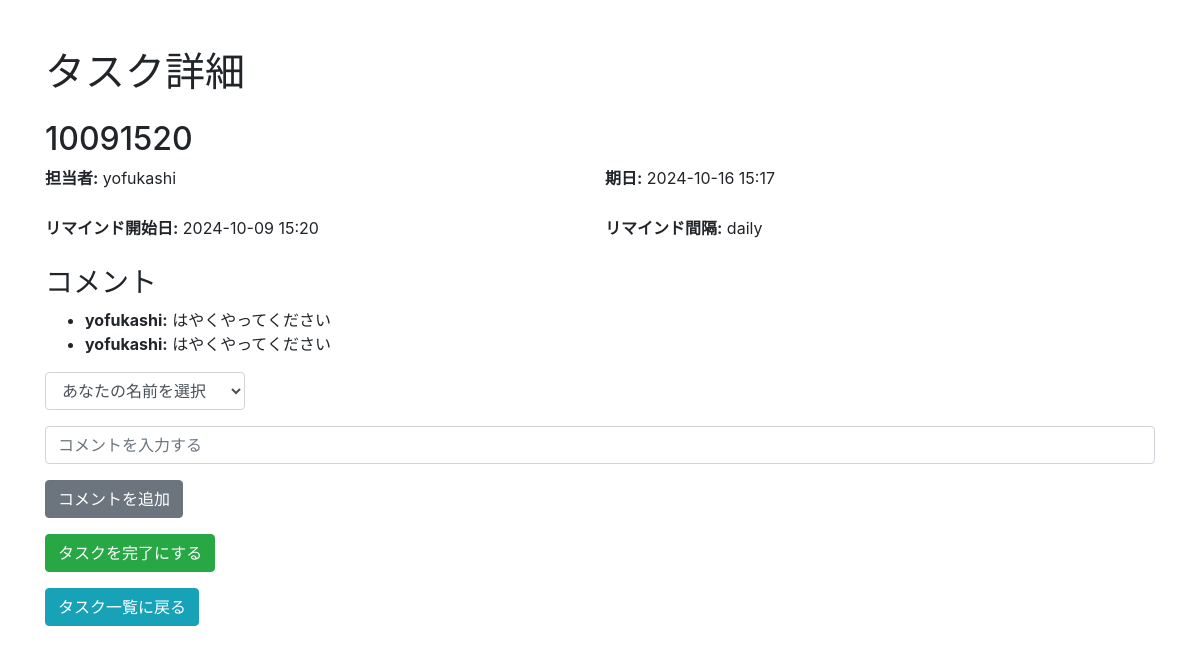
Page /task_detail/1 on the earlier database version.
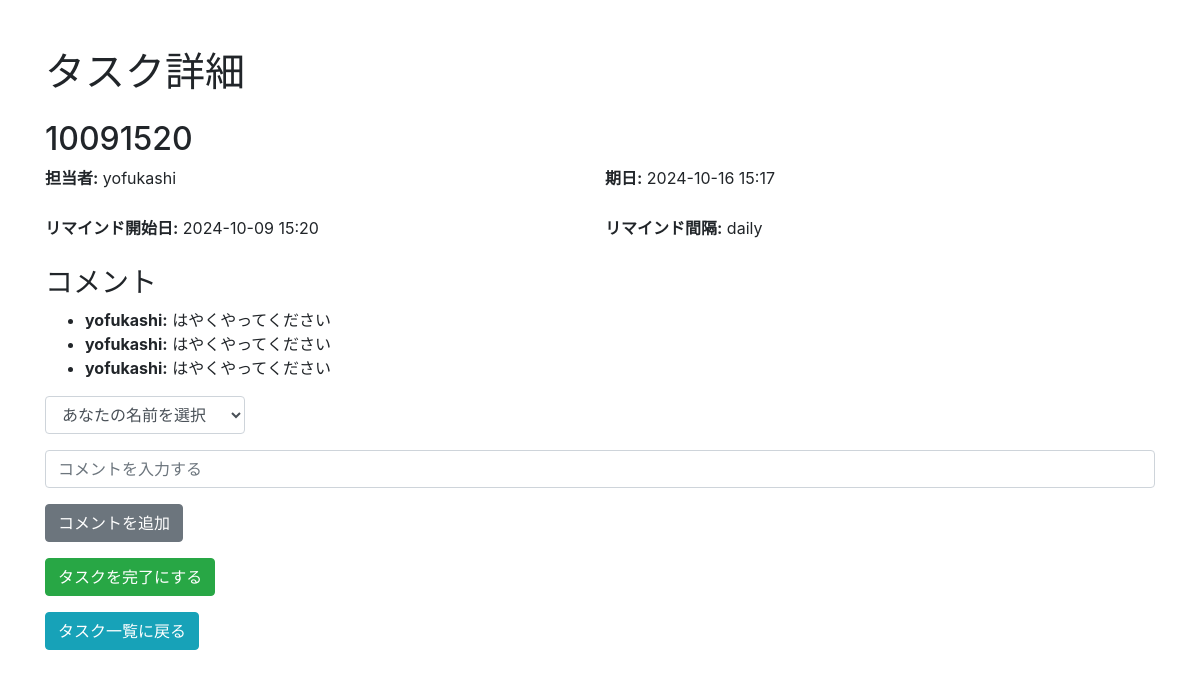
Same page on the later database version.
### models.py (models this page shows)
class Task(db.Model):
    id = db.Column(db.Integer, primary_key=True)
    title = db.Column(db.String(100), nullable=False)
    due_date = db.Column(db.DateTime, nullable=False)
    requester_id = db.Column(db.Integer, db.ForeignKey('user.id'), nullable=False)
    assignee_id = db.Column(db.Integer, db.ForeignKey('user.id'), nullable=False)
    remind_start_date = db.Column(db.DateTime, nullable=False)
    remind_interval = db.Column(db.String(10), nullable=False)
    is_completed = db.Column(db.Boolean, default=False)
    requester = db.relationship('User', foreign_keys=[requester_id], backref='requested_tasks')
    assignee = db.relationship('User', foreign_keys=[assignee_id], backref='assigned_tasks')

class User(db.Model):
    id = db.Column(db.Integer, primary_key=True)
    username = db.Column(db.String(100), unique=True, nullable=False)
    email = db.Column(db.String(120), unique=True, nullable=False)
    team_id = db.Column(db.Integer, db.ForeignKey('team.id'), nullable=False)

class Comment(db.Model):
    id = db.Column(db.Integer, primary_key=True)
    task_id = db.Column(db.Integer, db.ForeignKey('task.id'), nullable=False)
    user_id = db.Column(db.Integer, db.ForeignKey('user.id'), nullable=False)
    content = db.Column(db.String(500), nullable=False)
    user = db.relationship('User', backref='comments')

### routes.py (the view)
@main.route('/task_detail/<int:task_id>')
def task_detail(task_id):
    task = Task.query.get(task_id)
    comments = Comment.query.filter_by(task_id=task_id).all()
    return render_template('task_detail.html', task=task, comments=comments)

### templates/task_detail.html (shortened to what this page needs)
<!DOCTYPE html>
<html lang="ja">
<head>
    <link rel="stylesheet" href="https://stackpath.bootstrapcdn.com/bootstrap/4.5.2/css/bootstrap.min.css">
</head>
<body>
    <div class="container mt-5">
        <h1 class="mb-4">タスク詳細</h1>
        <h2>{{ task.title }}</h2>
        <div class="row-flex">
            <div class="col-half">
                <p><strong>担当者:</strong> {{ task.assignee.username }}</p>
            </div>
            <div class="col-half">
                <p><strong>期日:</strong> {{ task.due_date.strftime('%Y-%m-%d %H:%M') }}</p>
            </div>
        </div>
        <div class="row-flex">
            <div class="col-half">
                <p><strong>リマインド開始日:</strong> {{ task.remind_start_date.strftime('%Y-%m-%d %H:%M') }}</p>
            </div>
            <div class="col-half">
                <p><strong>リマインド間隔:</strong> {{ task.remind_interval }}</p>
            </div>
        </div>
        <h3>コメント</h3>
        <ul>
            {% for comment in comments %}
                <li><strong>{{ comment.user.username }}:</strong> {{ comment.content }}</li>
            {% endfor %}
        </ul>
        <form action="{{ url_for('main.add_comment', task_id=task.id) }}" method="POST" class="mb-3">
            <div class="input-group mb-3">
                <select name="username" required class="form-control compact-select">
                    <option value="" disabled selected>あなたの名前を選択</option>
                </select>
            </div>
            <input type="text" name="comment" placeholder="コメントを入力する" required class="form-control mb-3">
            <button type="submit" class="btn btn-secondary">コメントを追加</button>
        </form>
        <form action="{{ url_for('main.complete_task', task_id=task.id) }}" method="POST" class="mb-3">
            <button type="submit" class="btn btn-success">タスクを完了にする</button>
        </form>
        <div>
            <a href="{{ url_for('main.task_list') }}" class="btn btn-info">タスク一覧に戻る</a>
        </div>
    </div>
</body>
</html>

### templates/task_detail.html (style rules this page uses)
.row-flex { display: flex; justify-content: space-between; margin-bottom: 10px; }
.col-half { flex: 1; margin-right: 10px; }
.col-half:last-child { margin-right: 0; }
.compact-select { max-width: 200px; width: 100%; }

Differences in the rows shown:
added Comment: user.username "yofukashi", content "はやくやってください"
